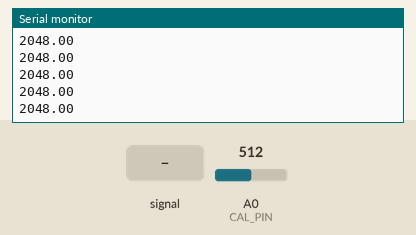
Recording of a sketch running on a simulated Arduino Zero (SAMD21). Shown: the last lines printed to the serial monitor. Inputs (shaded band) come from the test bench; at power-on: A0 (CAL_PIN) = 512 (analog values on the 0–1023 scale).

Above: at 1.2 s.
1.3 s: A0 (CAL_PIN) fed a 200 Hz sine of ±81 counts around its level
At 1.33 s:
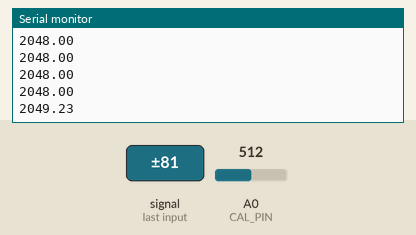
2.8 s: A0 (CAL_PIN) set to 716
At 2.82 s:
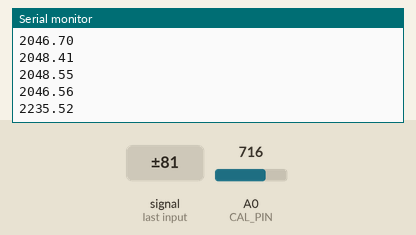
4.3 s: A0 (CAL_PIN) fed a 1000 Hz sine of ±255 counts around its level
At 4.31 s:
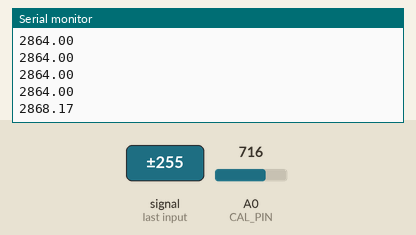
5.8 s: A0 (CAL_PIN) set to 900
At 5.81 s:
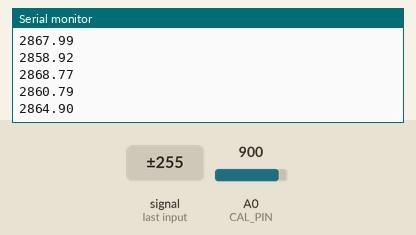
Timing chart, 0 to 8.3 s (numbered marks = the images above; inputs shaded):
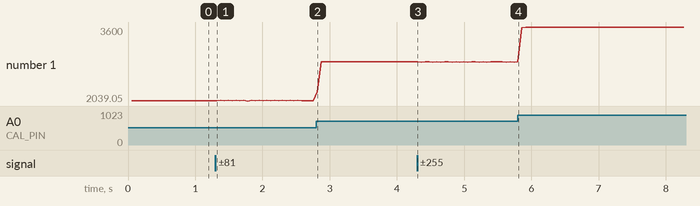

The sketch:

Thermistor_Calibrate.ino
```cpp
#define THERMISTOR_CACHE_SIZE 512 // This matches the value in thermistors.h
#define CAL_PIN A0                // This is the pin we are calibrating for

// If the device to calibrate does not use SerialUSB, replace below
// with the appropriate serial device.
#define SERIAL SerialUSB

void setup() {
  SERIAL.begin(1234);      // Start usb output
  while(!SERIAL);          // Wait for Serial to init
  analogReadResolution(12);// Set ADC to 12 bit
}

void loop() {
  int sum = 0;
  // Read THERMISTOR_CACHE_SIZE values and accumulate as a sum
  for(int i = 0; i<THERMISTOR_CACHE_SIZE; i++){
    sum += analogRead(CAL_PIN);
  }
  // Compute average value
  float var = ((float)sum) / THERMISTOR_CACHE_SIZE;
  // Print it to serial
  SERIAL.println(var);
}
```

Measured:
- after the input at 1.3 s, the serial monitor: prints a new line at once (image 1)
- after the input at 2.8 s, the serial monitor: prints a new line at once (image 2)
- after the input at 4.3 s, the serial monitor: prints a new line at once (image 3)
- plotted number 1: 2048 → 2046.56 after the input at 1.3 s, 2046.56 → 2864 after the input at 2.8 s, 2864 → 2864.9 after the input at 4.3 s, 2864.9 → 3600 after the input at 5.8 s
